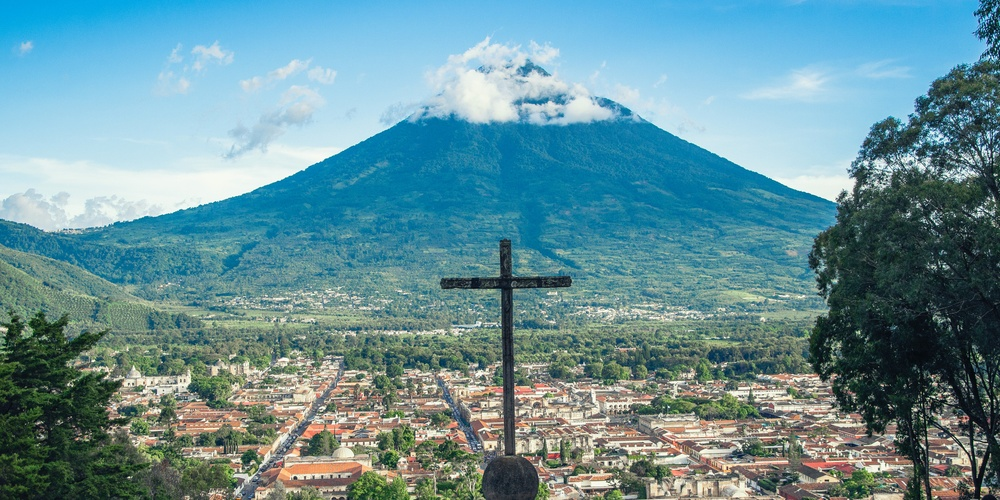
#> input picture antigua.jpg, 1000 x 500 px, shrunk from 4800 x 2400 before the run
$ jupyter execute Laboratorio_1.ipynb
#> lines starting #> are read from the running program, lines starting #| are printed output that depends on the picture
### Laboratorio No.1
##### Nombre: Franz Castillo
##### Text Mining and Image Recognition.

[cell 1]
#Importamos las librerías
import cv2
import numpy as np
import matplotlib.pyplot as plt

### Problema 1:
#### Desarrolle una funcion la cual reciba dos parametros, una imagen y un entero llamado color, la funcion debe devolver una imagen la cual tenga activos los canales de color segun los siguientes puntos

#### Cargamos imagen

[cell 2]
img = cv2.imread("antigua.jpg")
#> img is the input picture: shape (500, 1000, 3); mean B, G, R 152.6, 144.4, 103
img = cv2.cvtColor(img,cv2.COLOR_BGR2RGB) #cambiamos formato de carga de BGR a RGB

#### Cargamos imagen

[cell 3]
plt.imshow(img)
plt.show()

[cell 4]
def activar_canales_de_color(img, color):
    try:
        alto, ancho, _ = img.shape
        monocromo = np.zeros((alto, ancho, 3))


        for i in range(0, alto):
            for j in range(0, ancho):
                pixel = img[i, j]
                # Extraer canales de color
                blue = pixel[2]
                green = pixel[1]
                red = pixel[0]

                if color == 1:
                    monocromo[i, j] = [0, 0, blue]  # Solo activar el canal azul
                elif color == 2:
                    monocromo[i, j] = [0, green, 0]  # Solo activar el canal verde
                elif color == 3:
                    monocromo[i, j] = [red, 0, 0]  # Solo activar el canal rojo
                elif color == 10:
                    monocromo[i, j] = [red, green, 0]  # Activar rojo y verde
                elif color == 20:
                    monocromo[i, j] = [0, green, blue]  # Activar verde y azul
                elif color == 30:
                    monocromo[i, j] = [red, 0, blue]  # Activar rojo y azul

        monocromo_rgb = cv2.cvtColor(monocromo.astype(np.uint8), cv2.COLOR_BGR2RGB)

        plt.imshow(monocromo_rgb)
        plt.show()

        cv2.imwrite("monocromo_resultante.jpg", monocromo)

    except Exception as e:
        print("Error:", e)

[cell 5]
#Visualizamos el resultado.
imagen = cv2.imread('antigua.jpg')
imagen = cv2.cvtColor(imagen, cv2.COLOR_BGR2RGB)

valores_color = [1, 2, 3, 10, 20, 30]

for color in valores_color:
    activar_canales_de_color(imagen, color)
#> this loop made 6 passes
#> pass 1, in activar_canales_de_color, `monocromo_rgb = cv2.cvtColor(monocromo.astype(np.uint8), cv2.COLOR_BGR..`:
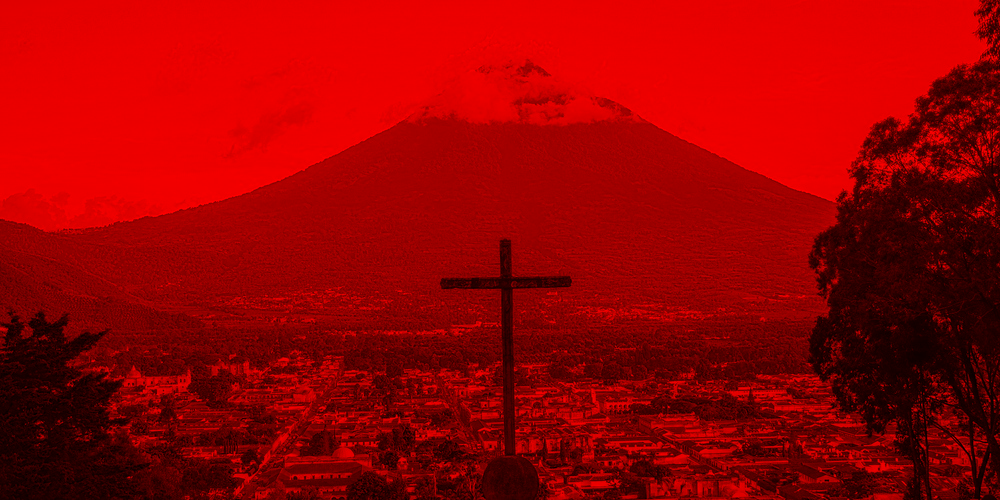
#> monocromo_rgb: shape (500, 1000, 3); mean R, G, B 152.6, 0, 0
#> pass 2, in activar_canales_de_color (call 2), `monocromo_rgb = cv2.cvtColor(monocromo.astype(np.uint8), cv2.COLOR_BGR..`:
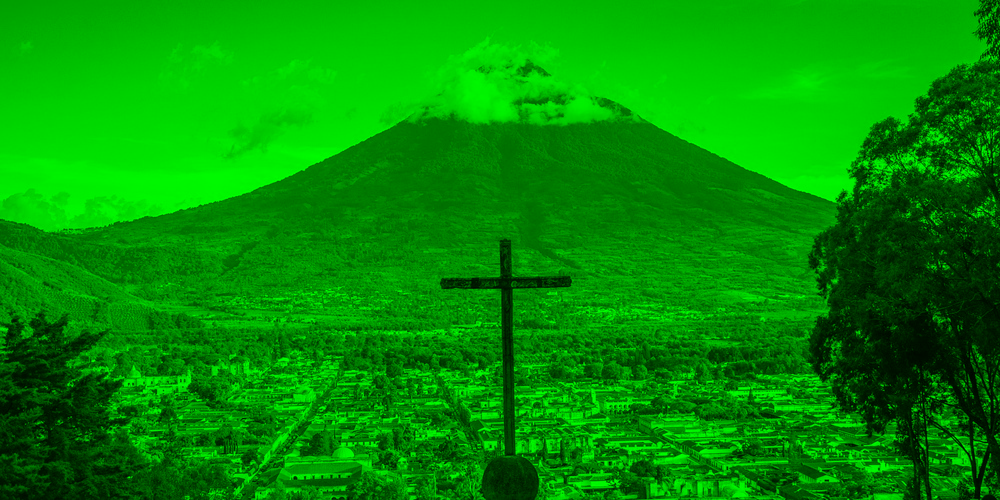
#> monocromo_rgb: shape (500, 1000, 3); mean R, G, B 0, 144.4, 0
#> pass 3, in activar_canales_de_color (call 3), `monocromo_rgb = cv2.cvtColor(monocromo.astype(np.uint8), cv2.COLOR_BGR..`:
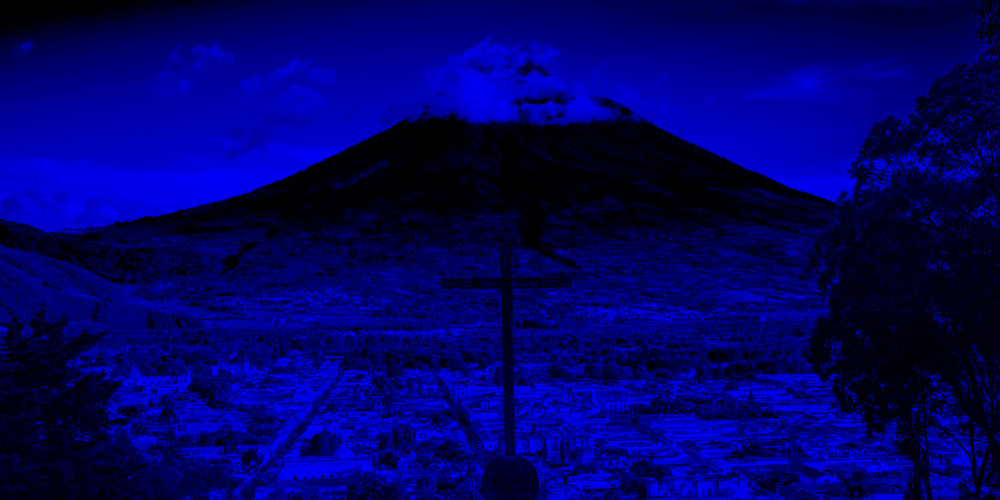
#> monocromo_rgb: shape (500, 1000, 3); mean R, G, B 0, 0, 103

#### Problema 2
##### se le compartio un conjunto de imagenes en escala de grises, estas imagenes fueron creadas utilizando una escala de grises en 3D, cree una funcion que dadas las 3 imagenes se construya la imagen original a color.

[cell 6]
def construir_imagen_color(img_gray_rojo, img_gray_verde, img_gray_azul):
    try:
        # Leer las imágenes en escala de grises utilizando OpenCV
        gray_rojo = cv2.imread(img_gray_rojo, cv2.IMREAD_GRAYSCALE)
        gray_verde = cv2.imread(img_gray_verde, cv2.IMREAD_GRAYSCALE)
        gray_azul = cv2.imread(img_gray_azul, cv2.IMREAD_GRAYSCALE)
        imagen_color = cv2.merge((gray_rojo, gray_verde, gray_azul))
        plt.imshow(imagen_color)
        plt.axis('off')
        plt.show()
        cv2.imwrite("imagen_original_color.jpg", imagen_color)

    except Exception as e:
        print("Error:", e)

[cell 7]
### Imagen 1
imagen1_salida_gray_azul = "imagen1_salida_gray_azul.jpg"
imagen1_salida_gray_rojo = "imagen1_salida_gray_rojo.jpg"
imagen1_salida_gray_verde = "imagen1_salida_gray_verde.jpg"

construir_imagen_color(imagen1_salida_gray_rojo, imagen1_salida_gray_verde, imagen1_salida_gray_azul)

[cell 8]
#Imagen 2
imagen2_salida_gray_azul = "imagen2_salida_gray_azul.jpg"
imagen2_salida_gray_rojo = "imagen2_salida_gray_rojo.jpg"
imagen2_salida_gray_verde = "imagen2_salida_gray_verde.jpg"

construir_imagen_color(imagen2_salida_gray_rojo, imagen2_salida_gray_verde, imagen2_salida_gray_azul)

[cell 9]
#Imagen 3
perro_salida_gray_azul = "perro_salida_gray_azul.jpg"
perro_salida_gray_rojo = "perro_salida_gray_rojo.jpg"
perro_salida_gray_verde = "perro_salida_gray_verde.jpg"

construir_imagen_color(perro_salida_gray_rojo, perro_salida_gray_verde, perro_salida_gray_azul)

#### Problema 3
##### Cree una funcion que dada una imagen cree una escala de grises en tres dimensiones, tome en cuenta que su funcion debe crear 3 imagenes como salida. Para entregar este ejercicio debe incluir una las imagenes que haya utilizado como prueba y el resultado de las misma.

[cell 10]
def crear_escala_de_grises_3d(imagen_path):
#> called with imagen_path = 'antigua.jpg'
    try:
        img_color = cv2.imread(imagen_path)

        canal_rojo = img_color[:, :, 2]  # Red channel
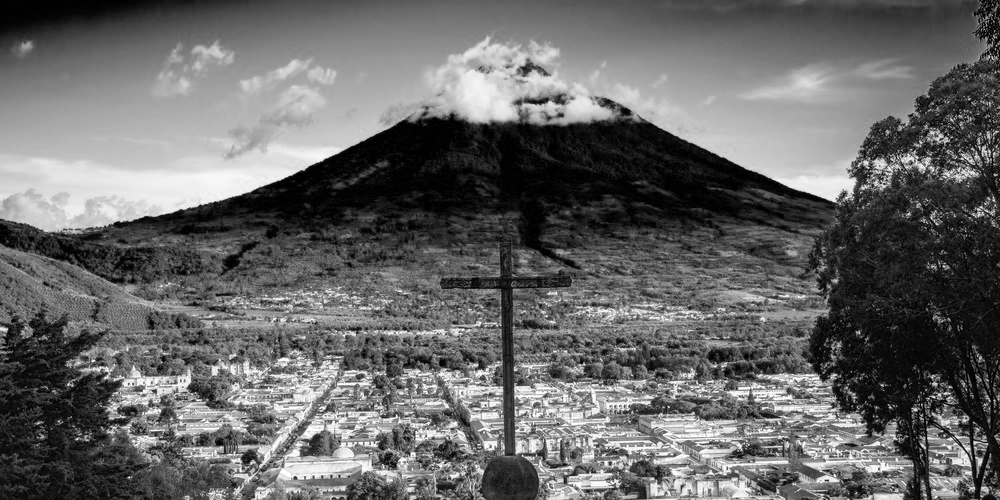
#> canal_rojo: shape (500, 1000); min 0, max 255, mean 103
        canal_verde = img_color[:, :, 1]  # Green channel
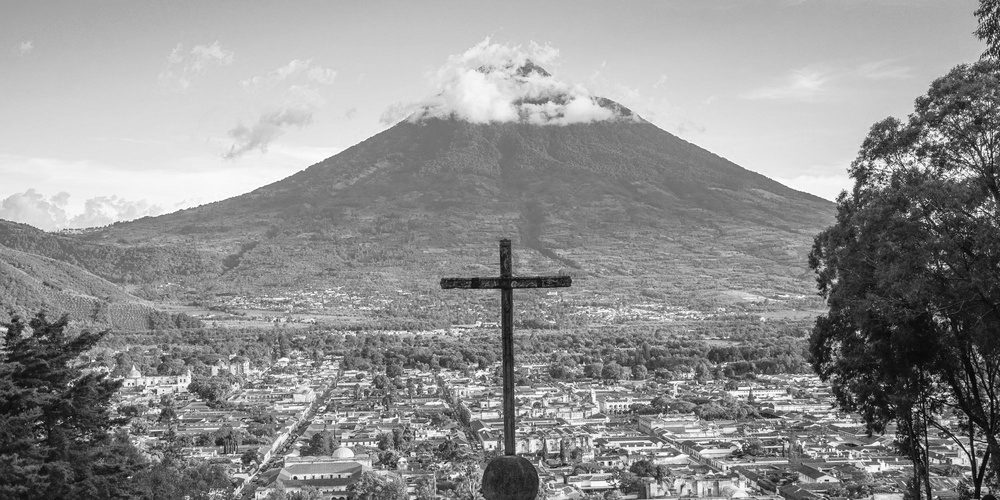
#> canal_verde: shape (500, 1000); min 0, max 255, mean 144.4
        canal_azul = img_color[:, :, 0]  # Blue channel
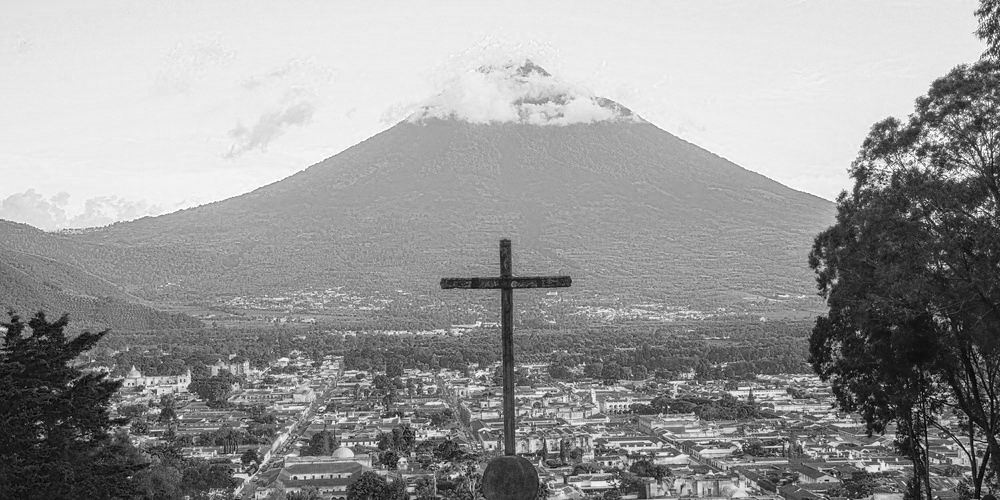
#> canal_azul: shape (500, 1000); min 0, max 255, mean 152.6
        gray_rojo = cv2.merge((canal_rojo, canal_rojo, canal_rojo))
        gray_verde = cv2.merge((canal_verde, canal_verde, canal_verde))
        gray_azul = cv2.merge((canal_azul, canal_azul, canal_azul))

        # Mostrar las imágenes resultantes
        fig, axs = plt.subplots(1, 3, figsize=(15, 5))
        axs[0].imshow(cv2.cvtColor(gray_rojo, cv2.COLOR_BGR2RGB))
        axs[0].axis('off')
        axs[0].set_title('Escala de Grises Rojo')

        axs[1].imshow(cv2.cvtColor(gray_verde, cv2.COLOR_BGR2RGB))
        axs[1].axis('off')
        axs[1].set_title('Escala de Grises Verde')

        axs[2].imshow(cv2.cvtColor(gray_azul, cv2.COLOR_BGR2RGB))
        axs[2].axis('off')
        axs[2].set_title('Escala de Grises Azul')

        plt.show()

        cv2.imwrite("escala_de_grises_rojo.jpg", gray_rojo)
        cv2.imwrite("escala_de_grises_verde.jpg", gray_verde)
        cv2.imwrite("escala_de_grises_azul.jpg", gray_azul)

    except Exception as e:
        print("Error:", e)

imagen_path = "antigua.jpg"
crear_escala_de_grises_3d(imagen_path)

#### Problema 4
##### Cree una funcion que dada una imagen, muestre el histograma de cada canal de color y el de escala de grises (utilice un promedio aritmetico para su escala de grises, no puede usar funciones de opencv), sus histogramas deben incluir una lınea vertical la cual muestre el valor de la media de la distribucion.

#### Sin usar OPENCV

[cell 11]
import numpy as np

def calcular_histograma(imagen):
    # creamos los histrogramas
    hist_rojo = np.zeros(256)
    hist_verde = np.zeros(256)
    hist_azul = np.zeros(256)
    hist_grises = np.zeros(256)

    # Calculamos los histogramas.
    for i in range(imagen.shape[0]):
        for j in range(imagen.shape[1]):
            pixel = imagen[i, j]
            rojo = pixel[0]
            verde = pixel[1]
            azul = pixel[2]
            gris = (rojo + verde + azul) // 3

            hist_rojo[rojo] += 1
            hist_verde[verde] += 1
            hist_azul[azul] += 1
            hist_grises[gris] += 1
#> after the loop, hist_azul = 256 values, max 19429 at index 236, min 4 at index 1, mean 1953.1; hist_grises = 256 values, max 7871 at index 37, min 0 at index 86, mean 1953.1; hist_rojo = 256 values, max 5981 at index 0, min 145 at index 254, mean 1953.1; hist_verde = 256 values, max 5063 at index 123, min 0 at index 2, mean 1953.1

    # Calculamos media de cada distribución
    media_rojo = np.mean(np.arange(256) * hist_rojo) / np.sum(hist_rojo)
#> media_rojo = 0.402
    media_verde = np.mean(np.arange(256) * hist_verde) / np.sum(hist_verde)
#> media_verde = 0.564
    media_azul = np.mean(np.arange(256) * hist_azul) / np.sum(hist_azul)
#> media_azul = 0.596
    media_grises = np.mean(np.arange(256) * hist_grises) / np.sum(hist_grises)
#> media_grises = 0.149

    #graficamos
    plt.figure(figsize=(12, 6))

    plt.subplot(231)
    plt.plot(hist_rojo, color='red')
    plt.axvline(x=media_rojo, color='black', linestyle='dashed')
    plt.title('Histograma Canal Rojo')

    plt.subplot(232)
    plt.plot(hist_verde, color='green')
    plt.axvline(x=media_verde, color='black', linestyle='dashed')
    plt.title('Histograma Canal Verde')

    plt.subplot(233)
    plt.plot(hist_azul, color='blue')
    plt.axvline(x=media_azul, color='black', linestyle='dashed')
    plt.title('Histograma Canal Azul')

    plt.subplot(234)
    plt.plot(hist_grises, color='gray')
    plt.axvline(x=media_grises, color='black', linestyle='dashed')
    plt.title('Histograma Escala de Grises')

    plt.tight_layout()
    plt.show()
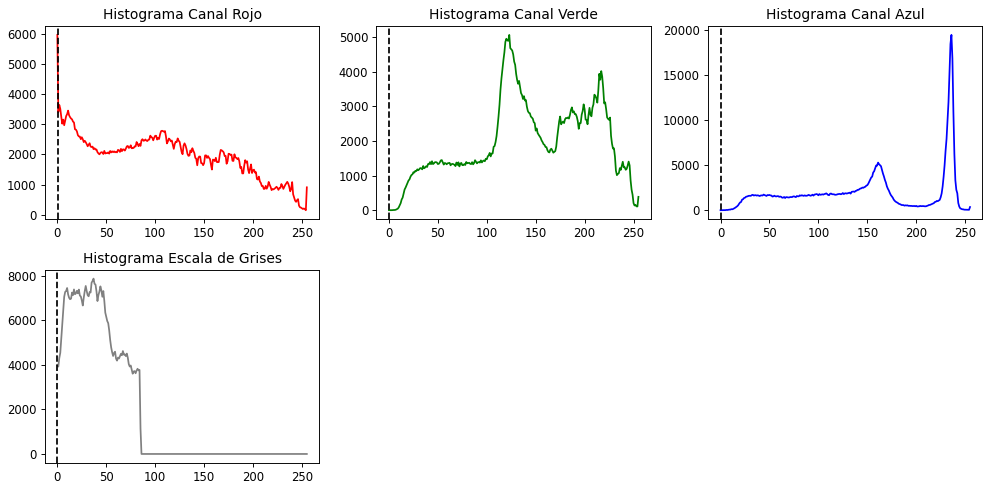
#> figure drawn by matplotlib, 4 panels; panel 1: curve peaks at x = 0, y = 5981; panel 2: curve peaks at x = 123, y = 5063; panel 3: curve peaks at x = 236, y = 19429; panel 4: curve peaks at x = 37, y = 7871

# Cargamos la imagen.
imagen_color = plt.imread("antigua.jpg")

# Imprimimos el resultado.
calcular_histograma(imagen_color)
